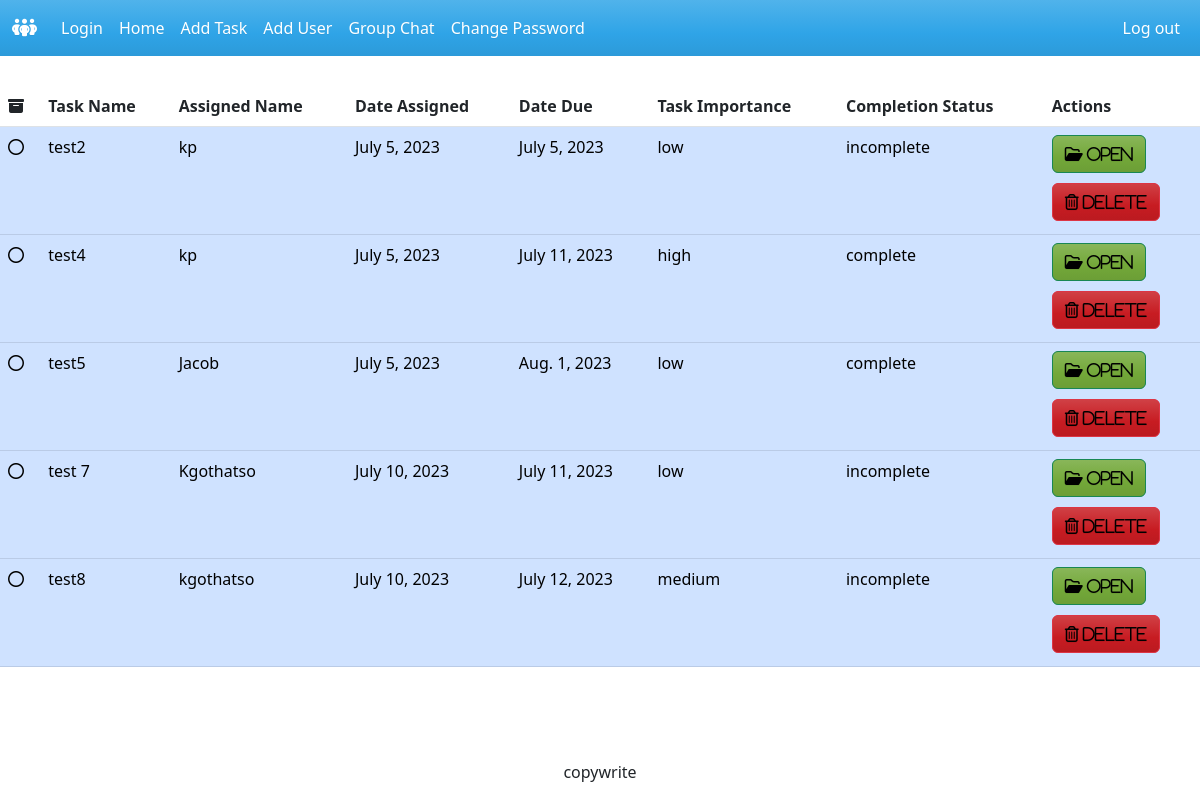
The app's page /index/ with its own data.
### team/models.py (models this page shows, shortened)
class AddTask(models.Model):
    id = models.AutoField(primary_key=True)
    task_name = models.CharField(max_length=50)
    assigned_name = models.CharField(max_length=50)
    date_assigned = models.DateField(default=date.today)
    date_due = models.DateField()
    task_details = models.TextField()
    task_importance = models.CharField(max_length=10, choices=[('low', 'Low'), ('medium', 'Medium'), ('high', 'High')])
    completion_status = models.CharField(max_length=10, choices=[('incomplete', 'Incomplete'), ('complete', 'Complete')])

### team/views.py (the view)
# urls.py: path('index/', views.index, name="index"),
def index(request):
    tasks = AddTask.objects.all()
    context = {'tasks': tasks}
    return render(request, "index.html", context)

### team/templates/index.html (shortened to what this page needs)
{% extends 'base.html' %}
{% load static %}
{% block body %}
    {% if tasks %}
        <table class="table table-hover" style="margin-top: 30px;">
            <thead>
              <tr>
                <th scope="col"><i class="fa-solid fa-box-archive"></i></th>
                <th scope="col">Task Name</th>
                <th scope="col">Assigned Name</th>
                <th scope="col">Date Assigned</th>
                <th scope="col">Date Due</th>
                <th scope="col">Task Importance</th>
                <th scope="col">Completion Status</th>
                <th scope="col">Actions</th>
              </tr>
            </thead>
            {% for Task in tasks %}
            <tbody>
            <tr class="table-primary">
                <th scope="row"><i class="fa-regular fa-circle"></i></i></th>
                <td>{{ Task.task_name }}</td>
                <td>{{ Task.assigned_name }}</td>
                <td>{{ Task.date_assigned }}</td>
                <td>{{ Task.date_due }}</td>
                <td>{{ Task.task_importance }}</td>
                <td>{{ Task.completion_status }}</td>
                <td>
                    <button class="btn btn-success">
                        <a href="{% url 'view_task' Task.id %}"><i class="fa-regular fa-folder-open" style="color: black;"> Open</i></a>
                    </button>  &nbsp;
                    <form method="post" action="{% url 'delete_task' Task.id %}" style="margin-top: 10px;">
                        <button type="submit" class="btn btn-danger delete-task" style="margin-bottom: 5px;">
                            <i class="fa-regular fa-trash-can delete-icon" style="color: black;"> Delete</i>
                        </button>
                    </form>
                </td>
              </tr>
            </tbody>
            {% endfor %}
          </table>
    {% endif %}
{% endblock %}

### team/templates/base.html (shortened to what this page needs)
{% load static %}
<!DOCTYPE html>
<html lang="en">
<head>
    <link rel="stylesheet" href="{% static 'css/bootstrap.min.css'%}">
    <link href="https://cdn.jsdelivr.net/npm/bootstrap@5.3.0/dist/css/bootstrap.min.css" rel="stylesheet">
    <link rel="stylesheet" href="https://cdnjs.cloudflare.com/ajax/libs/font-awesome/6.4.0/css/all.min.css"/>
</head>
<body>
    <nav class="navbar navbar-expand-lg bg-primary" data-bs-theme="dark">
        <div class="container-fluid">
          <a class="navbar-brand" href="{% url 'index' %}"><i class="fa-solid fa-people-group"></i></a>
          <div class="collapse navbar-collapse" id="navbarColor01">
            <ul class="navbar-nav me-auto">
              <li class="nav-item">
                <a class="nav-link active" href="{% url 'login' %}">Login</a>
              </li>
              <li class="nav-item">
                <a class="nav-link active" href="{% url 'index' %}">Home</a>
              </li>
              <li class="nav-item">
                <a class="nav-link active" href="{% url 'addtask' %}">Add Task</a>
              </li>
              <li class="nav-item">
                <a class="nav-link active" href="{% url 'register' %}">Add User</a>
              </li>
              <li class="nav-item">
                <a class="nav-link active" href="{% url 'message' %}">Group Chat</a>
              </li>
              <li class="nav-item">
                <a class="nav-link active" href="{% url 'change_password' %}">Change Password</a>
              </li>
            </ul>
            <ul class="navbar-nav">
              <li class="nav-item">
                <a class="nav-link active" href="{% url 'logout' %}">Log out</a>
              </li>
            </ul>
          </div>
        </div>
      </nav>
 {% block body %}
 {% endblock %}
 <footer style="position: fixed; left: 0; bottom: 0; width: 100%; text-align: center; ">
    <p>copywrite</p>
  </footer>
</body>
</html>

### records on screen
AddTask: task_name "test2", assigned_name "kp", date_assigned "July 5, 2023", date_due "July 5, 2023", task_importance "low", completion_status "incomplete"
AddTask: task_name "test4", assigned_name "kp", date_assigned "July 5, 2023", date_due "July 11, 2023", task_importance "high", completion_status "complete"
AddTask: task_name "test5", assigned_name "Jacob", date_assigned "July 5, 2023", date_due "Aug. 1, 2023", task_importance "low", completion_status "complete"
AddTask: task_name "test 7", assigned_name "Kgothatso", date_assigned "July 10, 2023", date_due "July 11, 2023", task_importance "low", completion_status "incomplete"
AddTask: task_name "test8", assigned_name "kgothatso", date_assigned "July 10, 2023", date_due "July 12, 2023", task_importance "medium", completion_status "incomplete"
